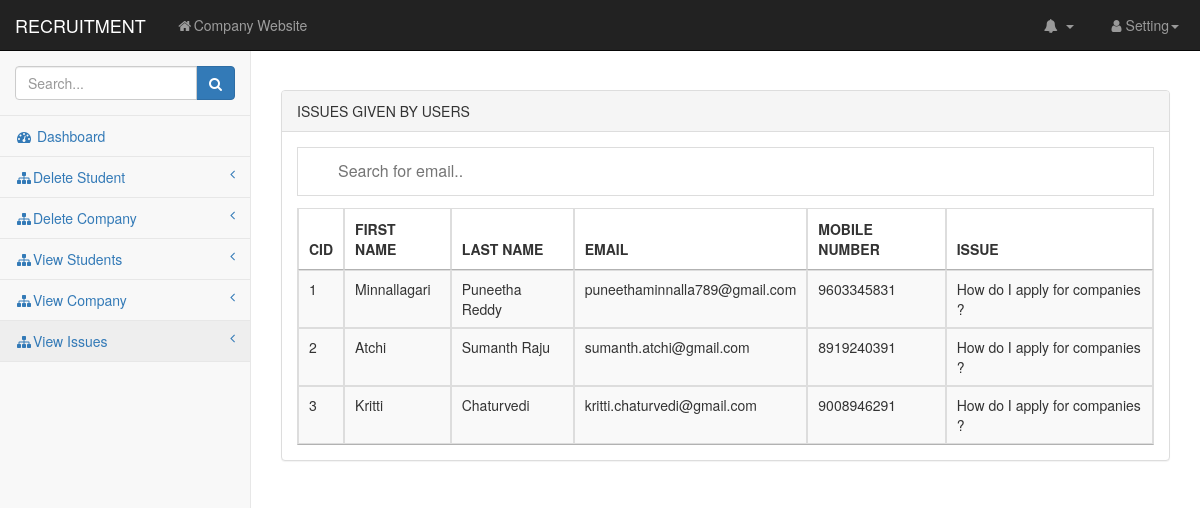
The page /admin/view_issues.php on the database its author committed.
### tables this page shows
CREATE TABLE `contactform` (
  `CID` int(11) NOT NULL,
  `FNAME` text NOT NULL,
  `LNAME` text NOT NULL,
  `EID` text NOT NULL,
  `PHNO` text NOT NULL,
  `QUERY` varchar(100) NOT NULL
);

### admin/view_issues.php (the view, shortened to what this page needs)
<!DOCTYPE html>
<html lang="en">
    <head>
    <link href="css/bootstrap.min.css" rel="stylesheet">
    <link href="css/metisMenu.min.css" rel="stylesheet">
    <link href="css/timeline.css" rel="stylesheet">
    <link href="css/startmin.css" rel="stylesheet">
    <link href="css/morris.css" rel="stylesheet">
    <link href="css/font-awesome.min.css" rel="stylesheet" type="text/css">
    <link rel="stylesheet" type="text/css" href="https://cdn.datatables.net/1.10.22/css/jquery.dataTables.css">
    </head>
    <body>
        <div id="wrapper">
    <nav class="navbar navbar-inverse navbar-fixed-top" role="navigation">
        <div class="navbar-header">
            <a class="navbar-brand" href="admin_dashboard.php">RECRUITMENT</a>
        </div>
        <ul class="nav navbar-nav navbar-left navbar-top-links">
            <li><a href="#"><i class="fa fa-home fa-fw"></i>Company Website</a></li>
        </ul>
        <ul class="nav navbar-right navbar-top-links">
            <li class="dropdown navbar-inverse">
                <a class="dropdown-toggle" data-toggle="dropdown" href="#">
                    <i class="fa fa-bell fa-fw"></i> <b class="caret"></b>
                </a>
            </li>
            <li class="dropdown">
                <a class="dropdown-toggle" data-toggle="dropdown" href="#">
                    <i class="fa fa-user fa-fw"></i>Setting<b class="caret"></b>
                </a>
            </li>
        </ul>
        <div class="navbar-default sidebar" role="navigation">
            <div class="sidebar-nav navbar-collapse">
                <ul class="nav" id="side-menu">
                    <li class="sidebar-search">
                        <div class="input-group custom-search-form">
                            <input type="text" class="form-control" placeholder="Search...">
                                <span class="input-group-btn">
                                    <button class="btn btn-primary" type="button">
                                        <i class="fa fa-search"></i>
                                    </button>
                                </span>
                        </div>
                    </li>
                    <li>
                        <a href="admin_Dashboard.php" ><i class="fa fa-dashboard fa-fw"></i> Dashboard</a>
                    </li>
                    <li>
                        <a href="delete_student.php"><i class="fa fa-sitemap fa-fw" class="active"></i>Delete Student<span class="fa arrow"></span></a>
                    </li>
                    <li>
                        <a href="delete_company.php"><i class="fa fa-sitemap fa-fw"></i>Delete Company<span class="fa arrow"></span></a>
                    </li>
                    <li>
                        <a href="view_student_details.php"><i class="fa fa-sitemap fa-fw"></i>View Students<span class="fa arrow"></span></a>
                    </li>
                    <li>
                        <a href="view_company_details.php"><i class="fa fa-sitemap fa-fw"></i>View Company<span class="fa arrow"></span></a>
                    </li>
                    <li>
                        <a href="view_issues.php"><i class="fa fa-sitemap fa-fw"></i>View Issues<span class="fa arrow"></span></a>
                    </li>
                </ul>
            </div>
        </div>
    </nav>
            <div id="page-wrapper">
                <div class="container-fluid">
                    <div class="row">
                        <div class="col-lg-12">
                        </div>
                        <br>
                        <br>
                        <br>
                    </div>
                    <div class="row">
                        <div class="col-lg-12">
                            <div class="panel panel-default">
                                <div class="panel-heading">
                                    ISSUES GIVEN BY USERS
                                </div>
                                <div class="panel-body">
                                    <div class="table-responsive">
                                      <input type="text" id="myInput" onkeyup="myFunction()" placeholder="Search for email..">
                                        <table class="table table-striped table-bordered table-hover" id="dataTables">
                                            <thead>
                                                <tr>
                                                    <th>CID</th>
                                                    <th>FIRST NAME</th>
                                                    <th>LAST NAME</th>
                                                    <th>EMAIL</th>
                                                    <th>MOBILE NUMBER</th>
                                                    <th>ISSUE</th>
                                                </tr>
                                            </thead>
                                            <?php
                                            $conn=mysqli_connect("localhost","root","","ospforms");
                                            $sql="select * from contactform";
                                            $result=$conn-> query($sql);
                                            if($result-> num_rows>0)
                                            {
                                                while($row=$result-> fetch_assoc()){
                                                    echo "<tr><td>". $row["CID"]."</td><td>".$row["FNAME"]."</td><td>".$row["LNAME"]."</td><td>".$row["EID"]."</td><td>".$row["PHNO"]."</td><td>".$row["QUERY"]."</td><tr>";
                                                }
                                                echo "</table>";
                                            }
                                            else{
                                                echo "0 result";
                                            }
                                            ?>
                                    </div>
                                </div>
                            </div>
                        </div>
                    </div>
                </div>
            </div>
        </div>
    </body>
</html>

### admin/css/startmin.css (style rules this page uses)
body { background-color: #f8f8f8; }
#wrapper { width: 100%; }
#page-wrapper { padding-top: 30px; min-height: 568px; background-color: #fff; }
@media (min-width:768px) { #page-wrapper { position: inherit; margin-left: 250px; padding: 30px 15px 0 15px; border-left: 1px solid #e7e7e7; } }
.navbar-header { float: left; }
.navbar-left { float: left; }
.navbar-right { text-align: right; }
.navbar-top-links { margin: 0; }
.navbar-top-links li { display: inline-block; }
.navbar-top-links li:last-child { margin-right: 6px; }
.navbar-top-links li a { padding: 15px; min-height: 50px; }
.navbar-top-links>li>a { color: #999; }
.sidebar .sidebar-nav.navbar-collapse { padding-right: 0; padding-left: 0; }
.sidebar .sidebar-search { padding: 15px; }
.sidebar ul li { border-bottom: 1px solid #e7e7e7; }
.sidebar ul li a.active { background-color: #eee; }
.sidebar .arrow { float: right; }
.sidebar .fa.arrow:before { content: "\f104"; }
@media (min-width:768px) { .sidebar { z-index: 1; position: absolute; width: 250px; margin-top: 51px; } }

### admin/view_issues.php (style rules this page uses)
#myInput { background-image: url('/css/searchicon.png'); background-position: 10px 12px; background-repeat: no-repeat; width: 100%; font-size: 16px; padding: 12px 20px 12px 40px; border: 1px solid #ddd; margin-bottom: 12px; }

### rows shown on the page
contactform: CID "1", FNAME "Minnallagari", LNAME "Puneetha Reddy", EID "puneethaminnalla789@gmail.com", PHNO "9603345831", QUERY "How do I apply for companies ?"
contactform: CID "2", FNAME "Atchi", LNAME "Sumanth Raju", EID "sumanth.atchi@gmail.com", PHNO "8919240391", QUERY "How do I apply for companies ?"
contactform: CID "3", FNAME "Kritti", LNAME "Chaturvedi", EID "kritti.chaturvedi@gmail.com", PHNO "9008946291", QUERY "How do I apply for companies ?"
